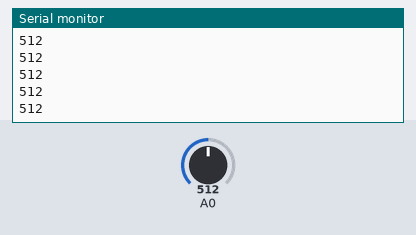
Bench run of a sketch on a simulated Arduino Uno, built with avr-gcc and run on an emulated ATmega328P. Parts: the last lines printed to the serial monitor. The test bench sets the inputs (shaded band); at power-on: A0 = 512.

Above: at 1.2 s.
1.3 s: A0 set to 716
At 1.32 s:
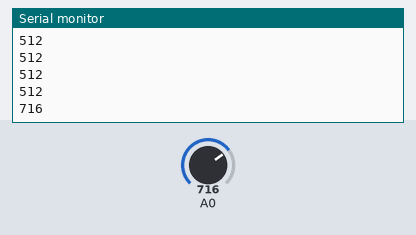
2.8 s: A0 set to 900
At 2.83 s:
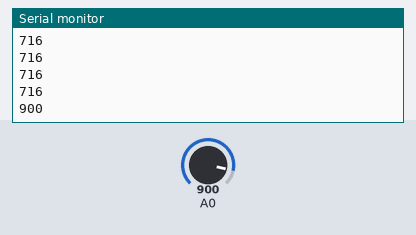
Timing chart, 0 to 5.8 s (numbered marks = the images above; inputs shaded):
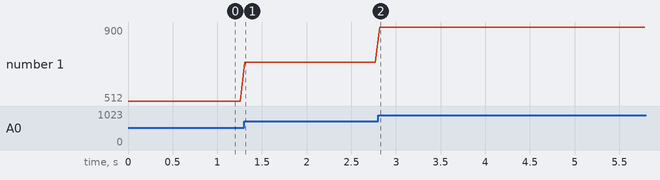

Measured:
- after the input at 1.3 s, the serial monitor: prints a new line at once (image 1)
- after the input at 2.8 s, the serial monitor: prints a new line at once (image 2)
- plotted number 1: 512 → 716 after the input at 1.3 s, 716 → 900 after the input at 2.8 s

The sketch:

programme_coeur.ino
```cpp
void setup() {
  Serial.begin(9600);
}
void loop() {
  Serial.println(analogRead(0));
  delay(50);
}
```
